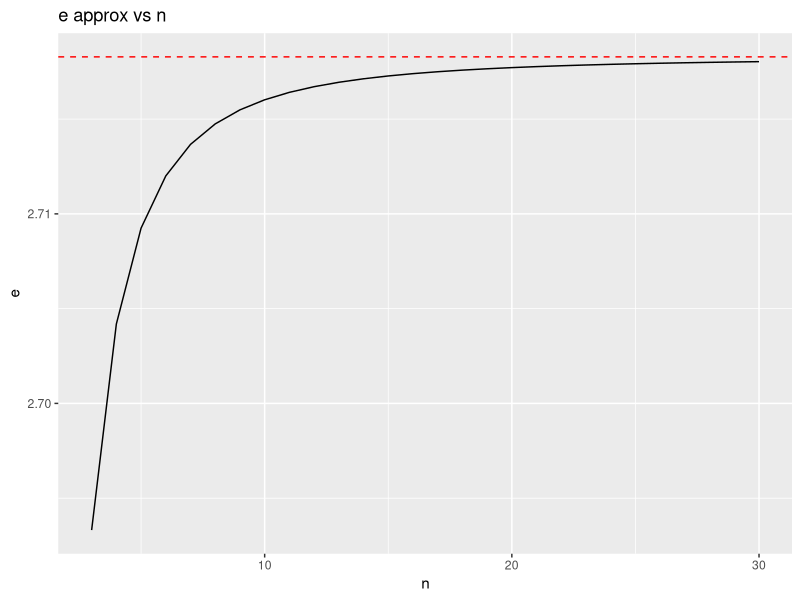
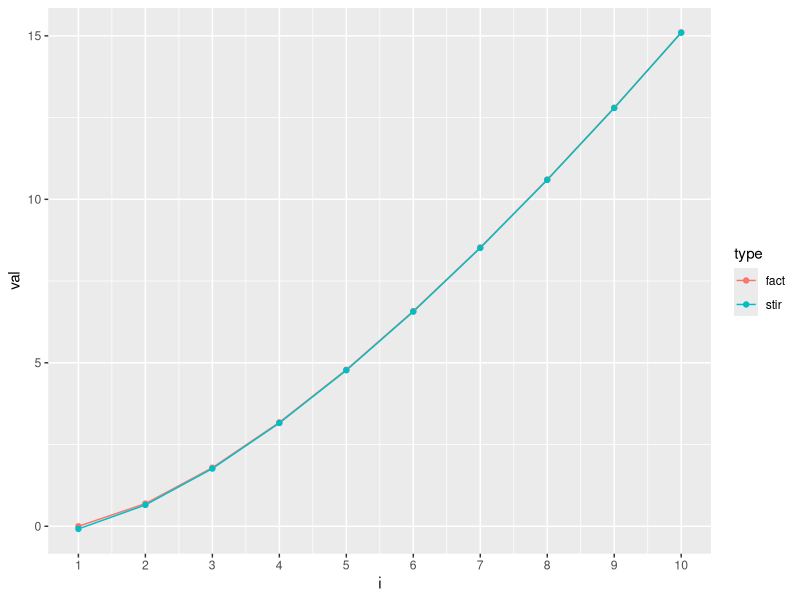

Here is the R script that generated these plots, in order:
library(tidyverse)
library(compiler)

# Sale's "spigot" algm (1968), https://goo.gl/nm7HRL

# Estimates m!
#stirling <- function(m) m*(log(m)-1)+.5*log(6.2831852*m)
# log only once
log2pi <- .5*log(2*pi)
stirling <- function(m) log(m)*(m+.5)-m+log2pi

# n! ~ sqrt(2*pi*n)*(n/e)^n
# e^-n ~ n!/sqrt(2*pi*n)*n^-n
# e^n ~ sqrt(2*pi*n)/n!*n^n
# e ~ sqrt(2*pi*n/n!)^(1/n)*n
etry <- function(n) n*(sqrt(2*pi*n)/factorial(n))^(1/n)
data_frame(n=3:30,e=etry(n))%>% # factorial can go to 170
  ggplot(aes(n,e)) +
  geom_line() +
  geom_hline(yintercept = exp(1),linetype=2,color="red") +
  ggtitle("e approx vs n")
  #scale_x_continuous(breaks=seq(1,170))

# shows whether stirling approx works
data_frame(i=1:10,fact=log(factorial(i)),stir=stirling(i)) %>%
  gather(type,val,fact,stir) %>%
  ggplot(aes(x=i,y=val,group=type,color=type)) +
  geom_line() + geom_point() +
  scale_x_continuous(breaks=seq(1,10))

# Search for smallest coefficient vector length
find_m <- function(n) {
  test <- (n + 1L)*2.30258509
  m <- 5L
  while(stirling(m) <= test) m <- m + 1L
  m
}

find_m_comp <- cmpfun(find_m)

# Calculates "e" to n digits, returns as int array
# looks like its a n*m = n^2*log(n) algm
calc_e <- function(n) {
  n <- as.integer(n)
  m <- find_m_comp(n)
  coef <- rep(1L,m) # pre-allocates coefficients
  d <- rep(0L,n+1L) # pre-allocates digits
  d[1L] <- 2L # first digit is 2
  for (i in 1L:n) {
    carry <- 0L
    for (j in m:2L) {
      temp <- coef[j] * 10L + carry
      carry <- temp %/% j # integer div
      coef[j] <- temp - carry * j
    }
    d[i+1L] <- carry
  }
  d
}

calc_e_comp <- cmpfun(calc_e)

# its<-1000L
# microbenchmark(
#   calc_e(its),
#   calc_e_comp(its),
#   times=10
# )

# Converts int array to string
calc_e_s <- function(n) {
  es <- str_c(calc_e_comp(n),collapse="")
  str_c(str_sub(es,end=1L),
        str_sub(es,start=2L),sep=".")
}

# Test it
calc_e_s(200L)
